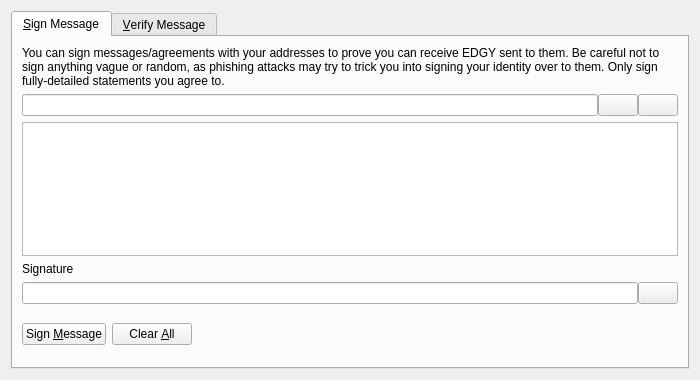
<?xml version="1.0" encoding="UTF-8"?>
<ui version="4.0">
 <class>SignVerifyMessageDialog</class>
 <widget class="QDialog" name="SignVerifyMessageDialog">
  <property name="geometry">
   <rect>
    <x>0</x>
    <y>0</y>
    <width>700</width>
    <height>380</height>
   </rect>
  </property>
  <property name="windowTitle">
   <string>Signatures - Sign / Verify a Message</string>
  </property>
  <property name="modal">
   <bool>true</bool>
  </property>
  <layout class="QVBoxLayout" name="verticalLayout">
   <item>
    <widget class="QTabWidget" name="tabWidget">
     <property name="currentIndex">
      <number>0</number>
     </property>
     <widget class="QWidget" name="tabSignMessage">
      <attribute name="title">
       <string>&amp;Sign Message</string>
      </attribute>
      <layout class="QVBoxLayout" name="verticalLayout_SM">
       <item>
        <widget class="QLabel" name="infoLabel_SM">
         <property name="text">
          <string>You can sign messages/agreements with your addresses to prove you can receive EDGY sent to them. Be careful not to sign anything vague or random, as phishing attacks may try to trick you into signing your identity over to them. Only sign fully-detailed statements you agree to.</string>
         </property>
         <property name="textFormat">
          <enum>Qt::PlainText</enum>
         </property>
         <property name="wordWrap">
          <bool>true</bool>
         </property>
        </widget>
       </item>
       <item>
        <layout class="QHBoxLayout" name="horizontalLayout_1_SM">
         <property name="spacing">
          <number>0</number>
         </property>
         <item>
          <widget class="QValidatedLineEdit" name="addressIn_SM">
           <property name="toolTip">
            <string>The EDGY address to sign the message with</string>
           </property>
          </widget>
         </item>
         <item>
          <widget class="QPushButton" name="addressBookButton_SM">
           <property name="toolTip">
            <string>Choose previously used address</string>
           </property>
           <property name="text">
            <string/>
           </property>
           <property name="shortcut">
            <string>Alt+A</string>
           </property>
           <property name="autoDefault">
            <bool>false</bool>
           </property>
          </widget>
         </item>
         <item>
          <widget class="QPushButton" name="pasteButton_SM">
           <property name="toolTip">
            <string>Paste address from clipboard</string>
           </property>
           <property name="text">
            <string/>
           </property>
           <property name="shortcut">
            <string>Alt+P</string>
           </property>
           <property name="autoDefault">
            <bool>false</bool>
           </property>
          </widget>
         </item>
        </layout>
       </item>
       <item>
        <widget class="QPlainTextEdit" name="messageIn_SM">
         <property name="toolTip">
          <string>Enter the message you want to sign here</string>
         </property>
        </widget>
       </item>
       <item>
        <widget class="QLabel" name="signatureLabel_SM">
         <property name="text">
          <string>Signature</string>
         </property>
         <property name="textFormat">
          <enum>Qt::PlainText</enum>
         </property>
        </widget>
       </item>
       <item>
        <layout class="QHBoxLayout" name="horizontalLayout_2_SM">
         <property name="spacing">
          <number>0</number>
         </property>
         <item>
          <widget class="QLineEdit" name="signatureOut_SM">
           <property name="font">
            <font>
             <italic>true</italic>
            </font>
           </property>
           <property name="readOnly">
            <bool>true</bool>
           </property>
          </widget>
         </item>
         <item>
          <widget class="QPushButton" name="copySignatureButton_SM">
           <property name="toolTip">
            <string>Copy the current signature to the system clipboard</string>
           </property>
           <property name="text">
            <string/>
           </property>
           <property name="autoDefault">
            <bool>false</bool>
           </property>
          </widget>
         </item>
        </layout>
       </item>
       <item>
        <layout class="QHBoxLayout" name="horizontalLayout_3_SM">
         <item>
          <widget class="QPushButton" name="signMessageButton_SM">
           <property name="toolTip">
            <string>Sign the message to prove you own this EDGY address</string>
           </property>
           <property name="text">
            <string>Sign &amp;Message</string>
           </property>
           <property name="autoDefault">
            <bool>false</bool>
           </property>
          </widget>
         </item>
         <item>
          <widget class="QPushButton" name="clearButton_SM">
           <property name="toolTip">
            <string>Reset all sign message fields</string>
           </property>
           <property name="text">
            <string>Clear &amp;All</string>
           </property>
           <property name="autoDefault">
            <bool>false</bool>
           </property>
          </widget>
         </item>
         <item>
          <spacer name="horizontalSpacer_1_SM">
           <property name="orientation">
            <enum>Qt::Horizontal</enum>
           </property>
           <property name="sizeHint" stdset="0">
            <size>
             <width>40</width>
             <height>48</height>
            </size>
           </property>
          </spacer>
         </item>
         <item>
          <widget class="QLabel" name="statusLabel_SM">
           <property name="font">
            <font>
             <weight>75</weight>
             <bold>true</bold>
            </font>
           </property>
           <property name="text">
            <string/>
           </property>
           <property name="wordWrap">
            <bool>true</bool>
           </property>
          </widget>
         </item>
         <item>
          <spacer name="horizontalSpacer_2_SM">
           <property name="orientation">
            <enum>Qt::Horizontal</enum>
           </property>
           <property name="sizeHint" stdset="0">
            <size>
             <width>40</width>
             <height>48</height>
            </size>
           </property>
          </spacer>
         </item>
        </layout>
       </item>
      </layout>
     </widget>
     <widget class="QWidget" name="tabVerifyMessage">
      <attribute name="title">
       <string>&amp;Verify Message</string>
      </attribute>
      <layout class="QVBoxLayout" name="verticalLayout_VM">
       <item>
        <widget class="QLabel" name="infoLabel_VM">
         <property name="text">
          <string>Enter the receiver's address, message (ensure you copy line breaks, spaces, tabs, etc. exactly) and signature below to verify the message. Be careful not to read more into the signature than what is in the signed message itself, to avoid being tricked by a man-in-the-middle attack. Note that this only proves the signing party receives with the address, it cannot prove sendership of any transaction!</string>
         </property>
         <property name="textFormat">
          <enum>Qt::PlainText</enum>
         </property>
         <property name="alignment">
          <set>Qt::AlignLeading|Qt::AlignLeft|Qt::AlignTop</set>
         </property>
         <property name="wordWrap">
          <bool>true</bool>
         </property>
        </widget>
       </item>
       <item>
        <layout class="QHBoxLayout" name="horizontalLayout_1_VM">
         <property name="spacing">
          <number>0</number>
         </property>
         <item>
          <widget class="QValidatedLineEdit" name="addressIn_VM">
           <property name="toolTip">
            <string>The EDGY address the message was signed with</string>
           </property>
          </widget>
         </item>
         <item>
          <widget class="QPushButton" name="addressBookButton_VM">
           <property name="toolTip">
            <string>Choose previously used address</string>
           </property>
           <property name="text">
            <string/>
           </property>
           <property name="shortcut">
            <string>Alt+A</string>
           </property>
           <property name="autoDefault">
            <bool>false</bool>
           </property>
          </widget>
         </item>
        </layout>
       </item>
       <item>
        <widget class="QPlainTextEdit" name="messageIn_VM"/>
       </item>
       <item>
        <widget class="QValidatedLineEdit" name="signatureIn_VM"/>
       </item>
       <item>
        <layout class="QHBoxLayout" name="horizontalLayout_2_VM">
         <item>
          <widget class="QPushButton" name="verifyMessageButton_VM">
           <property name="toolTip">
            <string>Verify the message to ensure it was signed with the specified EDGY address</string>
           </property>
           <property name="text">
            <string>Verify &amp;Message</string>
           </property>
           <property name="autoDefault">
            <bool>false</bool>
           </property>
          </widget>
         </item>
         <item>
          <widget class="QPushButton" name="clearButton_VM">
           <property name="toolTip">
            <string>Reset all verify message fields</string>
           </property>
           <property name="text">
            <string>Clear &amp;All</string>
           </property>
           <property name="autoDefault">
            <bool>false</bool>
           </property>
          </widget>
         </item>
         <item>
          <spacer name="horizontalSpacer_1_VM">
           <property name="orientation">
            <enum>Qt::Horizontal</enum>
           </property>
           <property name="sizeHint" stdset="0">
            <size>
             <width>40</width>
             <height>48</height>
            </size>
           </property>
          </spacer>
         </item>
         <item>
          <widget class="QLabel" name="statusLabel_VM">
           <property name="font">
            <font>
             <weight>75</weight>
             <bold>true</bold>
            </font>
           </property>
           <property name="text">
            <string/>
           </property>
           <property name="wordWrap">
            <bool>true</bool>
           </property>
          </widget>
         </item>
         <item>
          <spacer name="horizontalSpacer_2_VM">
           <property name="orientation">
            <enum>Qt::Horizontal</enum>
           </property>
           <property name="sizeHint" stdset="0">
            <size>
             <width>40</width>
             <height>48</height>
            </size>
           </property>
          </spacer>
         </item>
        </layout>
       </item>
      </layout>
     </widget>
    </widget>
   </item>
  </layout>
 </widget>
 <customwidgets>
  <customwidget>
   <class>QValidatedLineEdit</class>
   <extends>QLineEdit</extends>
   <header>qvalidatedlineedit.h</header>
  </customwidget>
 </customwidgets>
 <resources>
  <include location="../edgy.qrc"/>
 </resources>
 <connections/>
</ui>
